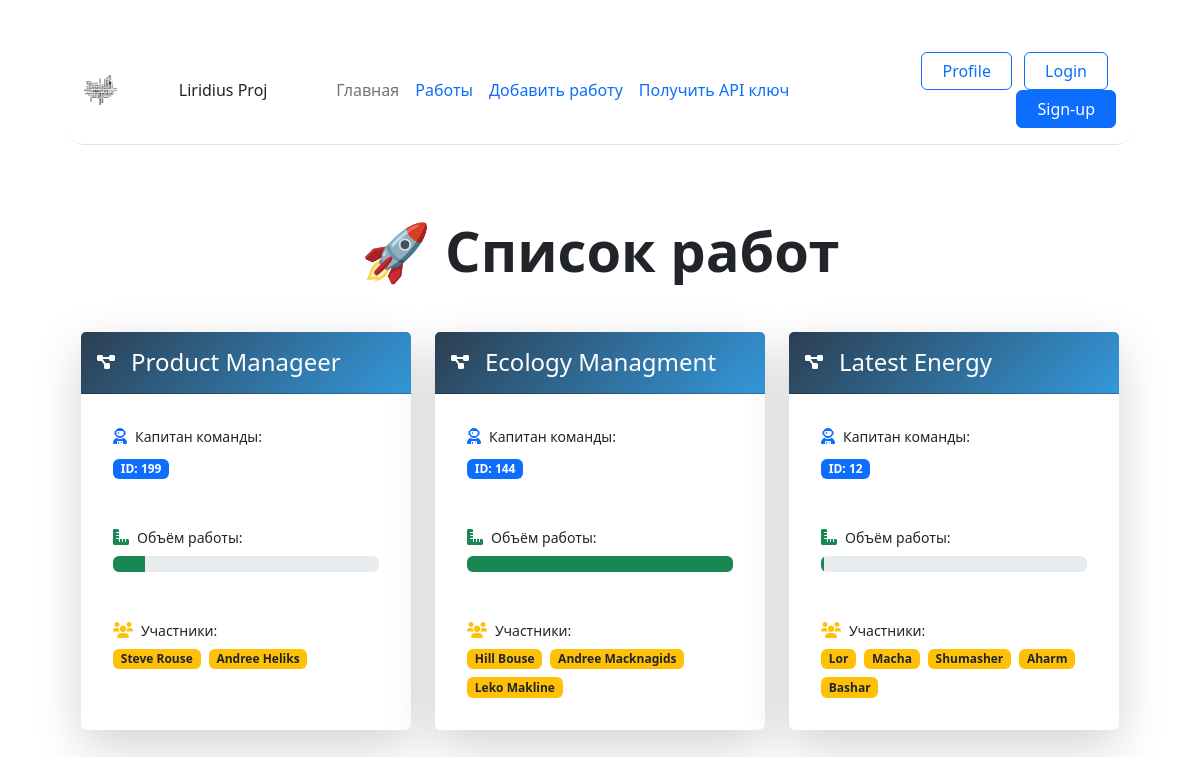
The app's page /jobs_vision (signed in), older data.
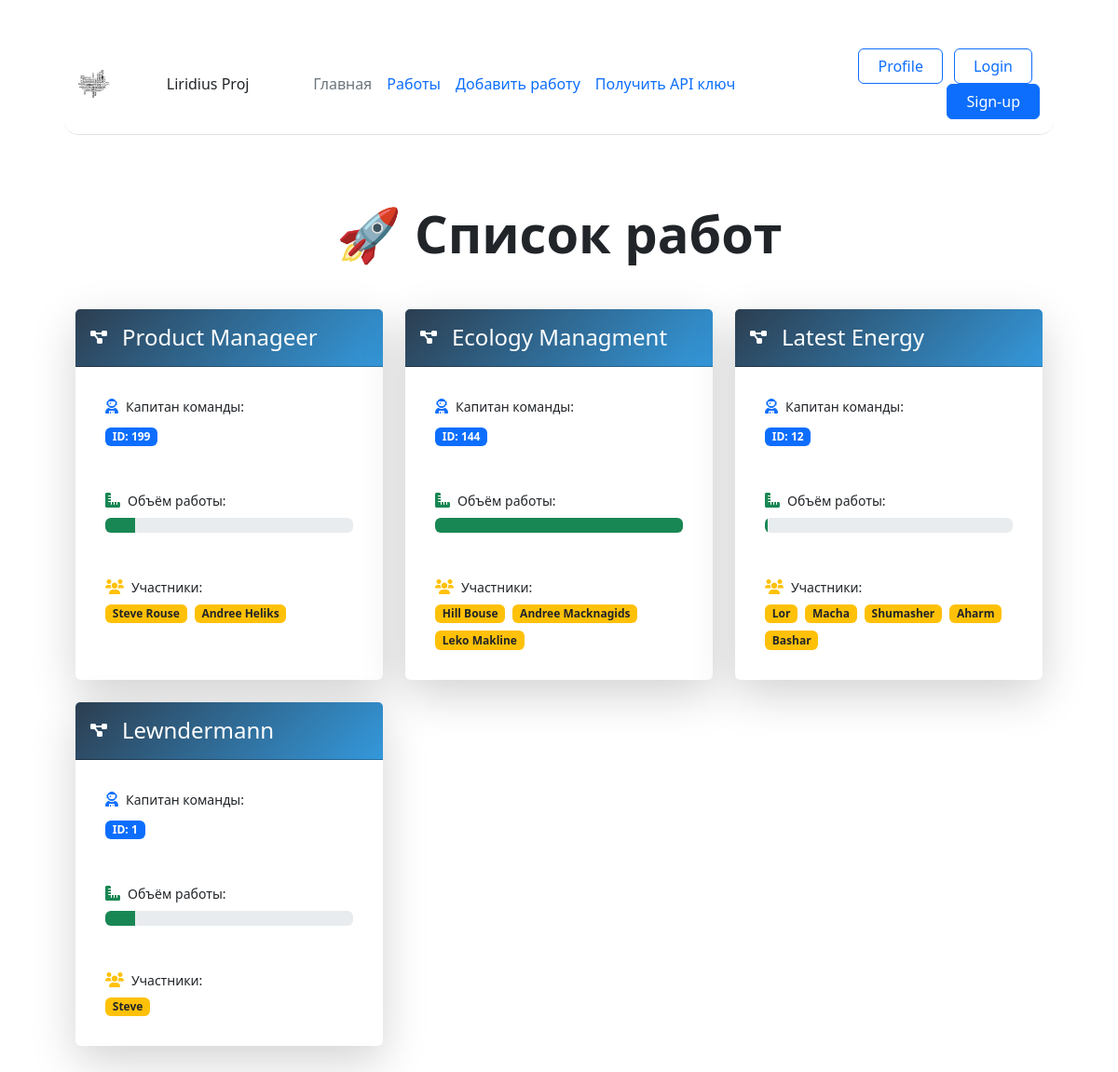
The same page, newer data.
### data/models.py (models this page shows, shortened)
class Jobs(db.Model, SerializerMixin):
    __tablename__ = 'jobs'
    id = db.Column(db.Integer, primary_key=True)
    Job_Title = db.Column(db.String(80), nullable=False)
    Team_lead_id = db.Column(db.Integer, nullable=False)
    Work_Size = db.Column(db.Integer, nullable=False)
    Collaborators = db.Column(db.String(80), nullable=False)
    finish = db.Column(db.Boolean, nullable=False)

### app.py (the view)
@app.route("/jobs_vision")
@login_required
def jobs_vision():
    jobs = Jobs.query.all()
    return render_template("jobs_list.html", jobs=jobs)

### app.py (called while the page is built)
@log_m.user_loader
def load_user(user_id):
    return db.session.get(User, user_id)

### templates/jobs_list.html (shortened to what this page needs)
{% extends "base.html" %}
{% block content %}
<div class="container py-5">
    <h1 class="text-center mb-5 display-4 fw-bold">🚀 Список работ</h1>
    <div class="row g-4">
        {% for job in jobs %}
        <div class="col-lg-4 col-md-6" style="animation-delay: {{ loop.index * 0.1 }}s;">
            <div class="job-card card h-100 border-0 shadow-lg">
                <div class="card-header text-white py-3">
                    <div class="d-flex align-items-center">
                        <i class="fas fa-project-diagram floating-icon me-3"></i>
                        <h4 class="mb-0">{{ job.Job_Title }}</h4>
                    </div>
                </div>
                <div class="card-body position-relative">
                    <div class="info-badge p-3 mb-3">
                        <div class="d-flex align-items-center mb-2">
                            <i class="fas fa-user-astronaut text-primary me-2"></i>
                            <span class="small">Капитан команды:</span>
                        </div>
                        <span class="badge bg-primary">ID: {{ job.Team_lead_id }}</span>
                    </div>
                    <div class="info-badge p-3 mb-3">
                        <div class="d-flex align-items-center mb-2">
                            <i class="fas fa-ruler-combined text-success me-2"></i>
                            <span class="small">Объём работы:</span>
                        </div>
                        <div class="progress">
                            <div class="progress-bar bg-success"
                                 role="progressbar"
                                 style="width: {{ job.Work_Size }}%"
                                 aria-valuenow="{{ job.Work_Size }}"
                                 aria-valuemin="0"
                                 aria-valuemax="100">
                            </div>
                        </div>
                    </div>
                    <div class="info-badge p-3">
                        <div class="d-flex align-items-center mb-2">
                            <i class="fas fa-users text-warning me-2"></i>
                            <span class="small">Участники:</span>
                        </div>
                        <div class="d-flex flex-wrap gap-2">
                            {% for collaborator in job.Collaborators.split(',') %}
                            <span class="badge bg-warning text-dark">{{ collaborator }}</span>
                            {% endfor %}
                        </div>
                    </div>
                </div>
            </div>
        </div>
        {% endfor %}
    </div>
</div>
{% endblock %}

### templates/base.html (shortened to what this page needs)
<!DOCTYPE html>
<html lang="en">
<head>
    <link rel="stylesheet" href="{{ url_for('static', filename='css/main.css')}}">
    <link href="https://cdn.jsdelivr.net/npm/bootstrap@5.3.3/dist/css/bootstrap.min.css" rel="stylesheet"
>
    <link rel="stylesheet" href="https://cdnjs.cloudflare.com/ajax/libs/font-awesome/6.0.0/css/all.min.css">
</head>
<body>
    <div class="container">
        <header
            class="d-flex flex-wrap align-items-center justify-content-center justify-content-md-between py-3 mb-4 border-bottom">
            <div class="container">
                <header
                    class="d-flex flex-wrap align-items-center justify-content-center justify-content-md-between py-3 mb-4 border-bottom">
                    <img src="{{ url_for('static', filename='img/logo.svg') }}" alt="Logo" class="logo" title="liridius">
                    <span>Liridius Proj</span>
                    <ul class="nav col-12 col-md-auto mb-2 justify-content-center mb-md-0">
                        <li><a href="/" class="nav-link px-2 link-secondary">Главная</a></li>
                        <li><a href="/jobs_vision" class="nav-link px-2">Работы</a></li>
                        <li><a href="/addjob" class="nav-link px-2">Добавить работу</a></li>
                        <li><a href="/create_api_key" class="nav-link px-2">Получить API ключ</a></li>
                    </ul>
                    <div class="col-md-3 text-end">
                        <button type="button" class="btn btn-outline-primary me-2"><a href="/profile"
                            class="nav-link px-2">Profile</a></button>
                        <button type="button" class="btn btn-outline-primary me-2"><a href="/login"
                                class="nav-link px-2">Login</a></button>
                        <button type="button" class="btn btn-primary"><a href="/register"
                                class="nav-link px-2">Sign-up</a></button>
                    </div>
                </header>
                {% block content %}{% endblock %}
            </div>
</body>
</html>

### static/css/main.css (style rules this page uses)
header { border-radius: 15px; padding: 15px; margin-top: 10px; }
.logo { width: 34px; height: 34px; }

### templates/base.html (style rules this page uses)
.btn-outline-primary, .btn-primary { transition: transform 0.2s ease, box-shadow 0.2s ease; position: relative; overflow: hidden; }

### templates/jobs_list.html (style rules this page uses)
.job-card { animation: cardEntrance 0.6s ease forwards; opacity: 0; transition: all 0.3s cubic-bezier(0.25, 0.46, 0.45, 0.94); }
.card-header { position: relative; overflow: hidden; background: linear-gradient(135deg, #2c3e50, #3498db); }
.card-header::after { content: ''; position: absolute; bottom: 0; left: 0; width: 100%; height: 3px; background: #e74c3c; transform: scaleX(0); transition: transform 0.3s ease; }
.info-badge { background: rgba(255, 255, 255, 0.1); backdrop-filter: blur(5px); border-radius: 8px; transition: all 0.3s ease; }
.floating-icon { animation: float 3s ease-in-out infinite; }

Row changes from the older to the newer data that the page shows:
added Jobs: Job_Title "Lewndermann", Team_lead_id "1", Work_Size 12 (drawn), Collaborators "Steve"
